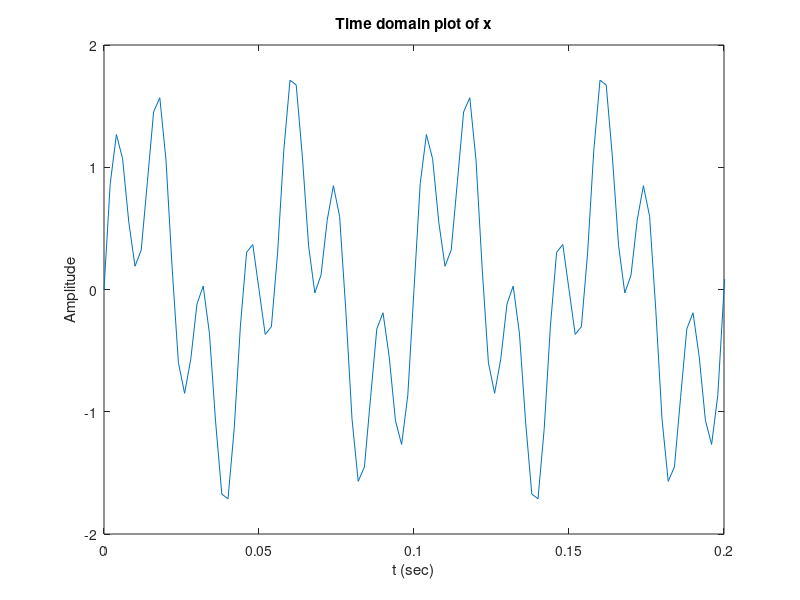
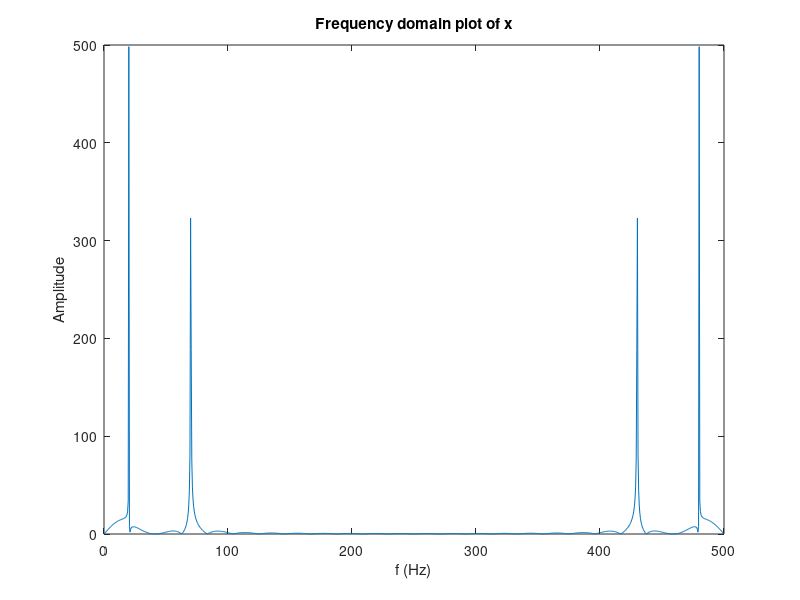
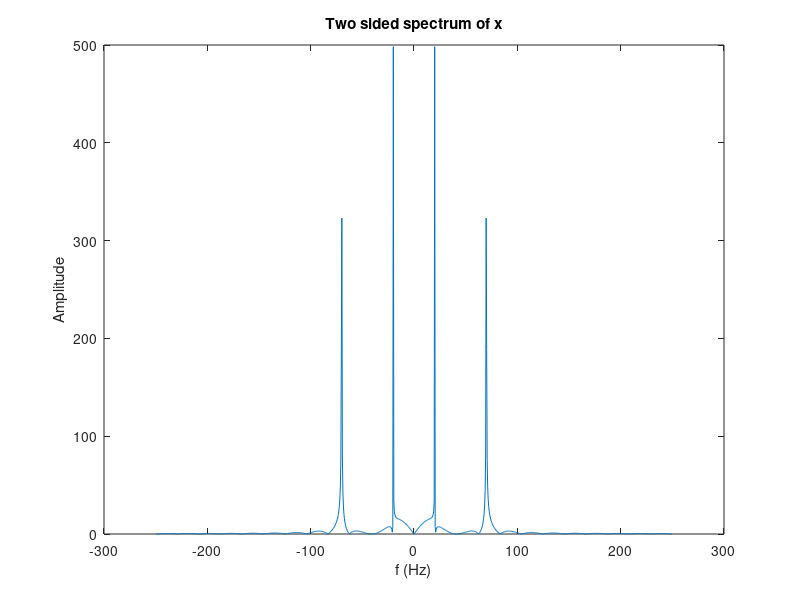
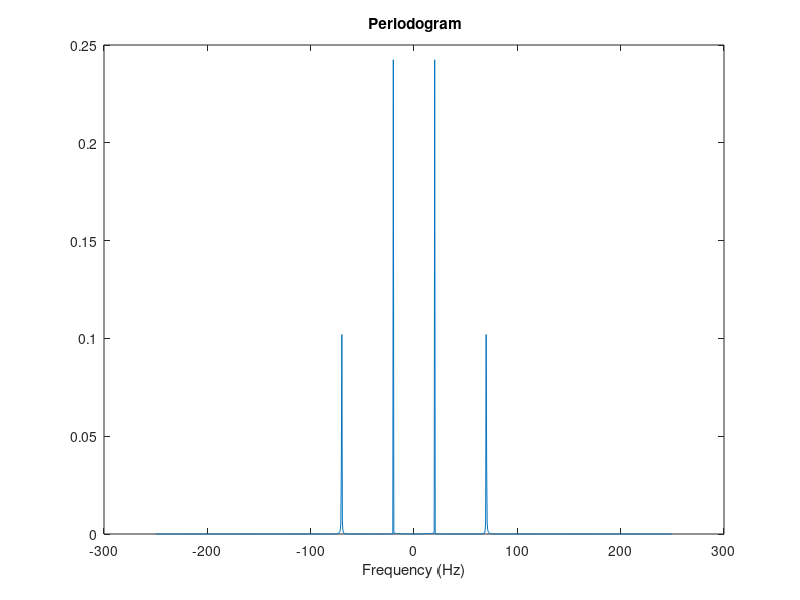

Recreate these plots in MATLAB, in order.
clear all                   %clear working space
close all                   %close all plots
clc                         %clear command panel

Fs=500;                                      % Sampling Frequency 500 Hz
Ts=1/Fs;                                     % Sampling Period
L=1000;                                      % Number of Samples
T=L*Ts;                                      % Signal Duration
t=0:Ts:(L-1)*Ts;                             % Signal Timestamps

x=sin(2*pi*20*t)+ 0.8*sin(2*pi*70*(t-2));    % Signal Vector
figure(1)                                    
plot(t,x)                                    
title('Time domain plot of x')               
xlabel('t (sec)')                            
ylabel('Amplitude')                          
pause                                        
axis([0 0.2 -2 2])                           
pause                                        

N = 2^nextpow2(L);                           % Length of Fourier Transformation
Fo=Fs/N;                                     % Frequency analysis
f=(0:N-1)*Fo;                                % Frequency vector
X=fft(x,N);                                  % FFT for N samples

figure(2)                                    
plot(f(1:N),abs(X(1:N)))                     
title('Frequency domain plot of x')          
xlabel('f (Hz)')                             
ylabel('Amplitude')                          
pause                                        

figure(3)                                    
f=f-Fs/2;                                    % Shift Signal Fs/2 to the left
X=fftshift(X);                               % Shift zero Frequency to middle of spectrum
plot(f,abs(X));title('Two sided spectrum of x');xlabel('f (Hz)');ylabel('Amplitude')
pause                                        

power=X.*conj(X)/N/L;                        % Power Density
figure(4)                                    
plot(f,power)                                
xlabel('Frequency (Hz)')                     
title('{\bf Periodogram}')                   
pause                                        

disp('Part2')

si=size(x);
n=0.2*randn(si);                            % White Noise

figure(5)                                   
plot(t,n);
axis([0 0.2 -2 2])                          
title('Plot')                        
xlabel('Time (sec)')                        
ylabel('Amplitude')                         
pause                                       
Fn=fft(n,N);
powerNoise=Fn.*conj(Fn)/Fs/L;
figure(6)                                   
plot(f,powerNoise)
xlabel('Frequency (Hz)')                    
ylabel('Power')                             
title('Periodogram of Gaussian Noise')      
pause                                       

s = x + n;
figure(7)                                   
plot(t,s)
title('Signal plus Noise')                  
xlabel('Time (sec)')                        
ylabel('Amplitude')                         
pause                                       
axis([0 0.2 -2 2])
pause

S=fft(s,N);
S=fftshift(S); 
figure(8)                                   
plot(f,abs(S))
title('Two sided spectrum of Signal plus Noise')
xlabel('Frequency (Hz)')                    
ylabel('Amplitude')                         
pause                                       

disp('Part3')

ns=sin(2*pi*100*t);                         
multis=ns.*s;                                      

figure(9)                                   
plot(t,multis)
title('Time domain plot of Multiciplated Signals')
xlabel('Time (sec)')                        
ylabel('Amplitude')                         
pause      
axis([0 0.2 -2 2])
pause                                       

Multis=fft(multis,N);
Multis=fftshift(Multis);
figure(10)                                  
plot(f,abs(Multis))
title('Two sided spectrum of Multiciplated Signals')
xlabel('Frequency (Hz)')                    
ylabel('Amplitude')                         
pause                                       